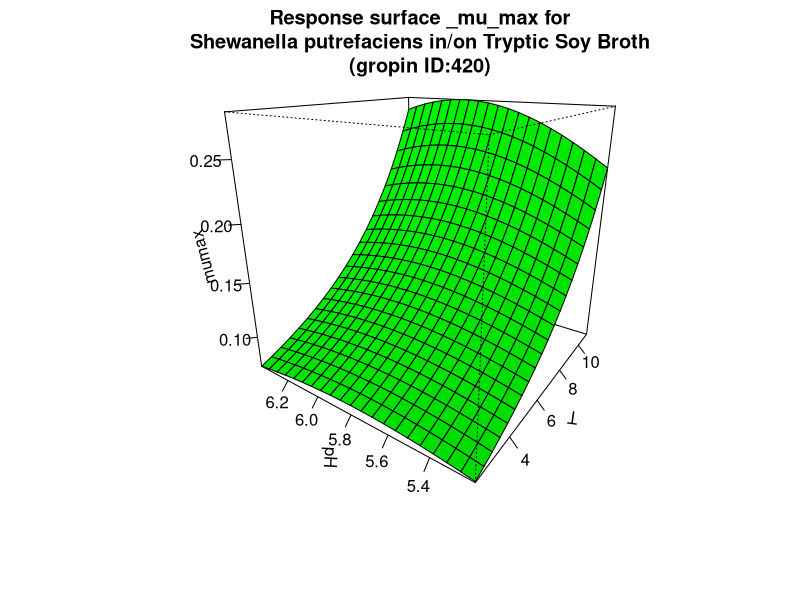

Write the R code that produced this figure.
#############################
# start of Parameter script
#############################
T <- seq(2.002,10.989010989011,length.out=21)
pH <- seq(5.2052,6.39360639360639,length.out=21)
#############################
# end of Parameter script
#############################
############################# 
# start of Model script Gropin ID 420 
#############################
 
# constant coefficients for this model
 
variables <- data.frame(T,pH)
argumentsPar <- unique.data.frame(expand.grid(variables))
 
# heart of the model
response_surface <- function(T,pH) {
   mumax <-exp(-12.65+0.004234*(T^2)-0.3024*(pH^2)+0.01535*T*pH-0.004356*T+3.467*pH)

	return(mumax=mumax)
} 

# output parameters
responseSurface <- cbind(argumentsPar,response_surface(argumentsPar['T'],argumentsPar['pH']))
colnames(responseSurface) <- c(colnames(argumentsPar),'mumax')
#############################
# End of Model script
#############################
############################# 
# start of Visualisation script Gropin ID 420 
#############################
titleText <-'Response surface _mu_max for
Shewanella putrefaciens in/on Tryptic Soy Broth
(gropin ID:420)'
persp(T,pH,matrix(unlist(responseSurface$'mumax'),nrow=21),col = 'green',xlab='T',ylab='pH',zlab='mumax',main=titleText,theta=305,phi=20,shade=0.25,ticktype = 'detailed')
#############################
# End of Visualisation script
#############################
